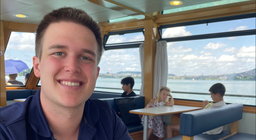
#> input picture FinalCode/result_images/image.png, 256 x 140 px, shrunk from 1076 x 587 before the run, given in place of 43.png, which was not available
$ python binary_filter.py
#> lines starting #> are read from the running program, lines starting #| are printed output that depends on the picture; after the words box and inside, x2 and y2 are one past the last pixel; in counts of white or black regions, pixels touching at a corner belong together; pictures that were not available may be replaced by others from this repository, and a replacement may not be noted
### FinalCode/sobel_optimized.py
import numpy as np
from PIL import Image
from convolve import Convolve


class Sobel:
    # Initialize global variables

    def __init__(self, image):
        """
        Initializes the Sobel class with the image path.

        Parameters:
            image_path (str): Path to the input image.
        """
        # Load image
        self.image = image.convert("L")  # Convert to grayscale
        # Convert image to numpy array
        self.i_x = Image.new(mode="F", size=self.image.size)
        self.i_y = Image.new(mode="F", size=self.image.size)
        self.edge_orientation_image = Image.new(mode="HSV", size=self.image.size, color=(0, 0, 0))
        self.edge_orientation_array = np.zeros((self.image.size[1], self.image.size[0]), dtype=np.float32)
        self.edge_strength_image = Image.new(mode="L", size=self.image.size)
        self.cartoon_image = Image.new(mode="L", size=self.image.size)


    # [87 lines left out: functions Sobel, combine_images, create_edge_orientation_image, create_edge_strength_image, not called in this run]

    def get_i_x(self):
        return self.i_x

    def get_i_y(self):
        return self.i_y

    def get_edge_strength(self):
        # self.edge_strength_image.show()
        return self.edge_strength_image

    def get_edge_orientation(self):
        return self.edge_orientation_array

    def get_edge_orientation_image(self):
        return self.edge_orientation_image

# [8 lines left out: function main, not called in this run]


# [2 lines that do not run on import are left out]

### FinalCode/convolve.py
from PIL import Image
import random
import math


class Convolve:
    def __init__(self):
        pass
    # [51 lines left out: functions convolve_2d, box, not called in this run]

    def gauss_1d(self, sigma):
        """Creates a 1D Gaussian filter based on sigma."""
        width = int(5 * sigma) | 1  # Ensure odd width
        half = width // 2

        filter_1d = [math.exp(- (x ** 2) / (2 * sigma ** 2)) for x in range(-half, half + 1)]

        # Normalize filter
        total = sum(filter_1d)
        for i in range(len(filter_1d)):
            filter_1d[i] /= total
        return filter_1d

    def convolve_horizontal(self, image, filter_1d):
        """Applies 1D convolution horizontally."""
        pixels = image.load()
        w, h = image.size
        half = len(filter_1d) // 2
        output = Image.new("L", (w, h))
        output_pixels = output.load()

        for i in range(h):
            for j in range(w):
                sum_value = 0
                for k in range(-half, half + 1):
                    idx = j + k
                    idx = max(0, min(w - 1, idx))  # Mirror edges
                    sum_value += pixels[idx, i] * filter_1d[k + half]
                output_pixels[j, i] = int(sum_value)

        return output

    def convolve_vertical(self, image, filter_1d):
        """Applies 1D convolution vertically."""
        pixels = image.load()
        w, h = image.size
        half = len(filter_1d) // 2
        output = Image.new("L", (w, h))
        output_pixels = output.load()

        for i in range(h):
            for j in range(w):
                sum_value = 0
                for k in range(-half, half + 1):
                    idx = i + k
                    idx = max(0, min(h - 1, idx))  # Mirror edges
                    sum_value += pixels[j, idx] * filter_1d[k + half]
                output_pixels[j, i] = int(sum_value)

        return output


### FinalCode/sobel.py
import numpy as np
from PIL import Image
from convolve import Convolve


class Sobel:
    # Initialize global variables

    def __init__(self, image):
        """
        Initializes the Sobel class with the image path.

        Parameters:
            image_path (str): Path to the input image.
        """
        # Load image
        self.image = image.convert("L")  # Convert to grayscale
        # Convert image to numpy array
        self.i_x = Image.new(mode="F", size=self.image.size)
        self.i_y = Image.new(mode="F", size=self.image.size)
        self.edge_orientation_image = Image.new(mode="HSV", size=self.image.size, color=(0, 0, 0))
        self.edge_orientation_array = np.zeros((self.image.size[1], self.image.size[0]), dtype=np.float32)
        self.edge_strength_image = Image.new(mode="L", size=self.image.size)
        self.cartoon_image = Image.new(mode="L", size=self.image.size)


    def Sobel(self, image):
        """
        Applies the Sobel operator to an image to detect edges.

        Parameters:
            image (numpy.ndarray): Input image.

        Returns:
            numpy.ndarray: Image with Sobel operator applied.
        """
        # Convert to grayscale
        image = image.convert("L")
        # Create Convolve object
        convolve_obj = Convolve()

        # Define Sobel kernels
        sobel_x_vertical = sobel_y_horizontal = np.array([3, 10, 3])
        sobel_x_horizontal = sobel_y_vertical = np.array([-1, 0, 1])

        # Convolve with Sobel kernels
        i_x = convolve_obj.convolve_horizontal(image, sobel_x_horizontal)
        i_x = convolve_obj.convolve_vertical(i_x, sobel_x_vertical)

        i_y = convolve_obj.convolve_vertical(image, sobel_y_vertical)
        i_y = convolve_obj.convolve_horizontal(i_y, sobel_y_horizontal)

        # Convert to Image objects
        self.i_x = i_x
        self.i_y = i_y
        self.edge_strength_image = self.create_edge_strength_image(image, i_x, i_y)
        self.edge_orientation_image, self.edge_orientation_array = self.create_edge_orientation_image(image, i_x, i_y)
        return self.combine_images(image, i_x, i_y)

    def combine_images(self, image, i_x, i_y):
        #Merge the two images
        image_combined = Image.new(mode="F", size=image.size)
        for v in range(image_combined.size[1]):
            for u in range(image_combined.size[0]):
                # Get pixel values from both images
                pixel_x = i_x.getpixel((u, v))
                pixel_y = i_y.getpixel((u, v))

                # Set pixel value in combined image
                image_combined.putpixel((u, v), (pixel_x + pixel_y) / 2)
        return image_combined

    def create_edge_orientation_image(self, image, i_x, i_y):
         # Calculate magnitude of gradients
        edge_orientation_image = Image.new(mode="HSV", size=image.size)
        edge_orientation_array = np.zeros((image.size[1], image.size[0]), dtype=np.float32)
        for v in range(edge_orientation_image.size[1]):
            for u in range(edge_orientation_image.size[0]):
                # Get pixel values from both images
                pixel_x = i_x.getpixel((u, v))
                pixel_y = i_y.getpixel((u, v))

                # Calculate orientation of gradients
                if pixel_x == 0:
                    orientation = 0
                else:
                    orientation = np.arctan(pixel_y / pixel_x)
                # Convert orientation to degrees
                orientation = np.degrees(orientation) % 360
                # Normalize orientation to range [0, 255]
                orientation = int(orientation / 360 * 255)
                # Set pixel value in edge orientation image
                edge_orientation_image.putpixel((u, v), (int(orientation), 100, 100))
                edge_orientation_array[v, u] = int(orientation)  # Set pixel value in edge orientation image
        return edge_orientation_image, edge_orientation_array

    def create_edge_strength_image(self, image, i_x, i_y):
        #Create Edge Strength Image
        edge_strength_image = Image.new(mode="L", size=image.size)
        # Calculate magnitude of gradients
        for v in range(edge_strength_image.size[1]):
            for u in range(edge_strength_image.size[0]):
                # Get pixel values from both images
                pixel_x = i_x.getpixel((u, v))
                pixel_y = i_y.getpixel((u, v))

                # Calculate magnitude of gradients
                magnitude = np.sqrt(pixel_x**2 + pixel_y**2)
                # Normalize magnitude to range [0, 255]
                magnitude = int(magnitude / np.sqrt(255**2 + 255**2) * 255)
                # Set pixel value in edge strength image
                edge_strength_image.putpixel((u, v), magnitude)
        return edge_strength_image

    def get_i_x(self):
        return self.i_x

    def get_i_y(self):
        return self.i_y

    def get_edge_strength(self):
        self.edge_strength_image.show()
        return self.edge_strength_image

    def get_edge_orientation(self):
        return self.edge_orientation_array

    def get_edge_orientation_image(self):
        return self.edge_orientation_image

# [8 lines left out: function main, not called in this run]

        # [19 lines of commented-out code are left out]

# [2 lines that do not run on import are left out]

### FinalCode/canny_edge_detector.py
import numpy as np
from PIL import Image
from sobel import Sobel
from convolve import Convolve

class Canny:
    def __init__(self, image, low_threshold=0.1, high_threshold=0.7):
        img = image.convert("L")  # Ensure grayscale
        img = self.gauss_convolve(img, sigma=1.0)  # Apply Gaussian filter

        sobel_obj = Sobel(img)
        sobel_obj.Sobel(img)


        self.image = np.array(img, dtype=np.float32)
        self.width, self.height = img.size
        self.low_threshold = low_threshold
        self.high_threshold = high_threshold

        self.edge_strength = np.array(sobel_obj.get_edge_strength(), dtype=np.float32)
        self.edge_direction = np.array(sobel_obj.get_edge_orientation(), dtype=np.float32)


        # [9 lines of commented-out code are left out]
        self.nms_image = self.non_max_suppression()
        self.double_threshold_array, self.weak, self.strong = self.double_threshold(self.nms_image, self.low_threshold, self.high_threshold)
        self.canny_image = self.hysteresis(self.double_threshold_array, self.weak, self.strong)

    def gauss_convolve(self, image, sigma=1.0):
        convolve_obj = Convolve()

        #img.show()
        gauss_filter = convolve_obj.gauss_1d(sigma)  # Apply Gaussian filter
        image = convolve_obj.convolve_horizontal(image, gauss_filter)
        image = convolve_obj.convolve_vertical(image, gauss_filter)
        return image

    def non_max_suppression(self):
        # Initializing variables D is the gradient direction image, Z is the non-max suppression array
        # and img is the edge strength image
        N, M = self.edge_strength.shape
        D = self.edge_direction.copy()
        Z = np.zeros((N,M), dtype=np.float32)
        strength = self.edge_strength.copy()

        # Calculate the gradient direction from the edge strength image into degrees
        # For each pixel in the image, calculate the gradient direction and store it in D
        D = D * 180 / np.pi
        D = np.where(D < 0, D + 180, D)  # Ensure all angles are positive

        # [12 lines of commented-out code are left out]
        for j in range(1,M-1):
            for i in range(1,N-1):
                try:
                    q = 255
                    r = 255
                    angle = D[i,j]  # Get the gradient direction
                    magnitude = strength[i,j]  # Get the edge strength
                    #angle 0
                    if (0 <= angle < 22.5) or (157.5 <= angle <= 180):
                        q = strength[i,j+1]
                        r = strength[i,j-1]
                    #angle 45
                    elif (22.5 <= angle < 67.5):
                        q = strength[i+1,j-1]
                        r = strength[i-1,j+1]
                    #angle 90
                    elif (67.5 <= angle < 112.5):
                        q = strength[i+1,j]
                        r = strength[i-1,j]
                    #angle 135
                    elif (112.5 <= angle < 157.5):
                        q = strength[i-1,j-1]
                        r = strength[i+1,j+1]

                    if (magnitude >= q) and (magnitude >= r):
                        Z[i,j] = magnitude
                    else:
                        Z[i,j] = 0

                except IndexError as e:
                    pass

        return Z

    def double_threshold(self, nms_array, lowThresholdRatio=0.1, highThresholdRatio=0.5):
        # Initialize the thresholds, nms_array is the non-max suppression array
        # lowThresholdRatio and highThresholdRatio are the ratios of the maximum value in the nms_array
        # res is the double threshold array
        highThreshold = nms_array.max() * highThresholdRatio
        #print("highThreshold: ", highThreshold)
        lowThreshold = highThreshold * lowThresholdRatio

        # M, N = nms_array.shape
        # res = np.zeros((M,N), dtype=np.int32)

        # Set the strong and weak pixel values
        weak = 25
        strong = 255

        res = np.where(nms_array >= highThreshold, strong, 0)  # Set strong pixels
        res = np.where((nms_array < highThreshold) & (nms_array >= lowThreshold), weak, res)  # Set weak pixels

        # [16 lines of commented-out code are left out]

        return (res, weak, strong)

    def hysteresis(self, res, weak, strong=255):
        # Initialize the hysteresis function, res is the double threshold array
        # weak and strong are the pixel values for weak and strong pixels
        N, M = res.shape
        img = Image.new("L", (M, N), 0)

        # Loop through the image and set the pixel values based on the weak and strong pixels
        # The weak pixels are set to 255 if they are connected to a strong pixel (8-connectivity)
        # Otherwise, they are set to 0
        for i in range(1, N-1):
            for j in range(1, M-1):
                if (res[i][j] == weak):
                    try:
                        if ((res[i+1][j-1] == strong) or (res[i+1][j] == strong) or (res[i+1][j+1] == strong)
                            or (res[i][j-1] == strong) or (res[i][j+1] == strong)
                            or (res[i-1][j-1] == strong) or (res[i-1][j] == strong) or (res[i-1][j+1] == strong)):
                            img.putpixel((j, i), strong)
                            res[i][j] = strong
                        else:
                            img.putpixel((j, i), 0)
                    except IndexError as e:
                        pass
                elif (res[i][j] == strong):
                    img.putpixel((j, i), 255)
        return img
    def get_canny_image(self):
        return self.canny_image

# [6 lines that do not run on import are left out]

### FinalCode/binary_filter.py
from PIL import Image
import random
from convolve import Convolve
from sobel_optimized import Sobel
from canny_edge_detector import Canny
import os
def main():
    # Load an image (convert to grayscale for consistency)
    image_path = "flower_frames\\43.png"
    im = Image.open(image_path).convert('L')
    convolve_obj = Convolve()
    sobel_obj = Sobel(im)
#> in __init__, `self.i_x = Image.new(mode="F", size=self.image.size)`: self.i_x: PIL image 256x140 F; every value is 0
#> in __init__, `self.edge_orientation_image = Image.new(mode="HSV", size=self.image.si..`: self.edge_orientation_image: PIL image 256x140 HSV; every value is 0
#> in __init__, `self.edge_strength_image = Image.new(mode="L", size=self.image.size)`: self.edge_strength_image: PIL image 256x140 L; every value is 0

    # [38 lines of commented-out code are left out]
    folder_path = "og_images"

    for filename in os.listdir(folder_path):
        file_path = os.path.join(folder_path, filename)
        if os.path.isfile(file_path):
            im = Image.open(file_path).convert('L')
            # im.show()

            gaussian_filter = convolve_obj.gauss_1d(1.0)
            gaussian_image = convolve_obj.convolve_horizontal(im, gaussian_filter)
            gaussian_image = convolve_obj.convolve_vertical(gaussian_image, gaussian_filter)
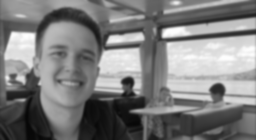
#> gaussian_image: PIL image 256x140 L; min 7, max 254, mean 125

            thresholded_image = threshold_otsu(gaussian_image)
#> in threshold_otsu, `histogram = im.histogram()`: histogram = 256 values, max 285 at index 221, min 0 at index 0, mean 140
#> in threshold_otsu, `total_pixels = sum(histogram)`: total_pixels = 35840
#> in threshold_otsu, `sum_total = sum(i * histogram[i] for i in range(256))`: sum_total = 4481086
#> the loop in threshold_otsu, `for i in range(256):` made 255 passes
#> (weight_background, weight_foreground, sum_background, mean_background, mean_foreground, max_variance) on passes 8 to 19: (23, 35817, 161, 7, 125.1, 1.15e+10), (73, 35767, 561, 7.68, 125.3, 3.61e+10), (132, 35708, 1092, 8.27, 125.5, 6.47e+10), (168, 35672, 1452, 8.64, 125.6, 8.19e+10), (208, 35632, 1892, 9.1, 125.7, 1.01e+11), (267, 35573, 2600, 9.74, 125.9, 1.28e+11), (362, 35478, 3835, 10.59, 126.2, 1.72e+11), (466, 35374, 5291, 11.35, 126.5, 2.19e+11), (602, 35238, 7331, 12.18, 127, 2.79e+11), (729, 35111, 9363, 12.84, 127.4, 3.36e+11), (902, 34938, 12304, 13.64, 127.9, 4.11e+11), (1054, 34786, 15040, 14.27, 128.4, 4.77e+11)
#> weight_background on passes 1 to 6: 0, 0, 0, 0, 0, 0
#> after the loop in threshold_otsu, `for i in range(256):`: max_variance = 3.92e+12; sum_background = 4480832; threshold = 132; weight_background = 35840

            canny_obj = Canny(im, low_threshold=0.1, high_threshold=0.7)
            canny_image = canny_obj.get_canny_image()
            canny_image = canny_image.convert("L")  # Convert to grayscale

            combined_image = combine_images(thresholded_image, canny_image)
            combined_image.save("final_montage\\" + filename)

def combine_images(thresh_im, edge_im):
    """Combines the thresholded image with the edge image."""
    M, N = thresh_im.size
    combined_image = Image.new('1', (M, N), 1)  # Start with a white image

    for v in range(N):
        for u in range(M):
            thresh_value = thresh_im.getpixel((u, v))
            edge_value = edge_im.getpixel((u, v))
            if edge_value > 0:  # If is an edge edge image
                if thresh_value == 0:
                    combined_image.putpixel((u, v), 1)  # Set to white
                else:
                    combined_image.putpixel((u, v), 0)  # Set to black
            else:
                combined_image.putpixel((u, v), thresh_value)  # Keep the thresholded value
    return combined_image

def threshold_global(im, threshold):
    """Applies a binary threshold to the image."""
    M, N = im.size
    binary_image = Image.new('1', (M, N), 1)  # Start with a white image

    for v in range(N):
        for u in range(M):
            pixel_value = im.getpixel((u, v))
            if pixel_value < threshold:
                binary_image.putpixel((u, v), 0)  # Set to black
            # else:
            #     binary_image.putpixel((u, v), 1) # Set to white

    return binary_image

def threshold_otsu(im):
    """Applies Otsu's thresholding method to the image."""
    im = im.convert('L')  # Ensure the image is in grayscale
    histogram = im.histogram()
    total_pixels = sum(histogram)

    # Step 1: Compute total sum (mean * pixels)
    sum_total = sum(i * histogram[i] for i in range(256))

    sum_background = 0
    weight_background = 0
    max_variance = 0
    threshold = 0

    for i in range(256):
        weight_background += histogram[i]
        if weight_background == 0:
            continue

        weight_foreground = total_pixels - weight_background
        if weight_foreground == 0:
            break

        sum_background += i * histogram[i]
        mean_background = sum_background / weight_background
        mean_foreground = (sum_total - sum_background) / weight_foreground

        between_class_variance = (weight_background * weight_foreground) * ((mean_background - mean_foreground) ** 2)

        if between_class_variance > max_variance:
            max_variance = between_class_variance
            threshold = i

    return threshold_global(im, threshold)
#> in threshold_global, `binary_image = Image.new('1', (M, N), 1)`: binary_image: PIL image 256x140 1; every value is 1
#> after the loop in threshold_global, `for v in range(N):`:
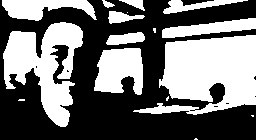
#> binary_image: PIL image 256x140 1; 43.9% white; 16 white regions (6 under 20 px), largest, box (x1, y1, x2, y2) and area: (133, 35, 256, 115) 6132, (3, 22, 83, 127) 4287, (94, 48, 143, 95) 1771


if __name__ == "__main__":
    main()
#> after the loop in create_edge_orientation_image, `for v in range(edge_orientation_image.size[1]):`:
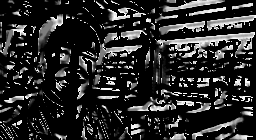
#> edge_orientation_array: shape (140, 256) float32; min 0, max 63, mean 10.7; drawn with min black and max white
#> after the loop in create_edge_orientation_image, `for v in range(edge_orientation_image.size[1]):`: edge_orientation_image: PIL image 256x140 HSV; mean H, S, V 10.7, 100, 100
#> after the loop in combine_images, `for v in range(image_combined.size[1]):`:
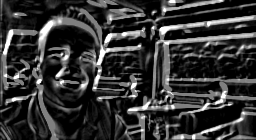
#> image_combined: PIL image 256x140 F; min 0, max 255, mean 52.9
#> after the loop in non_max_suppression, `for j in range(1,M-1):`:
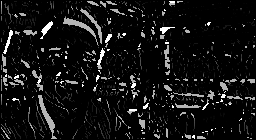
#> Z: shape (140, 256) float32; min 0, max 255, mean 19.4
#> in double_threshold, `highThreshold = nms_array.max() * highThresholdRatio`: highThreshold = 178.5
#> in double_threshold, `lowThreshold = highThreshold * lowThresholdRatio`: lowThreshold = 17.85
#> in double_threshold, `res = np.where(nms_array >= highThreshold, strong, 0)`: res: shape (140, 256) int64; 7.8% white in thin lines or dots
#> in double_threshold, `res = np.where((nms_array < highThreshold) & (nms_array >= lowThreshol..`: res: shape (140, 256) int64; 3 distinct labels, from 0 to 255
#> in __init__, `self.double_threshold_array, self.weak, self.strong = self.double_thre..`: self.weak = 25; self.strong = 255
#> after the loop in hysteresis, `for i in range(1, N-1):`: img: PIL image 256x140 L; 8.6% white in thin lines or dots
#> after the loop in hysteresis, `for i in range(1, N-1):`:
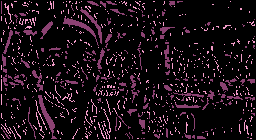
#> res: shape (140, 256) int64; 3 distinct labels, from 0 to 255; one colour per label, 0 black
#> after the loop in combine_images, `for v in range(N):`:
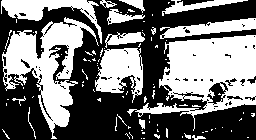
#> combined_image: PIL image 256x140 1; 44.8% white; 95 white regions (79 under 20 px), largest, box (x1, y1, x2, y2) and area: (127, 35, 256, 131) 5796, (2, 17, 99, 139) 4467, (95, 48, 143, 103) 1648
